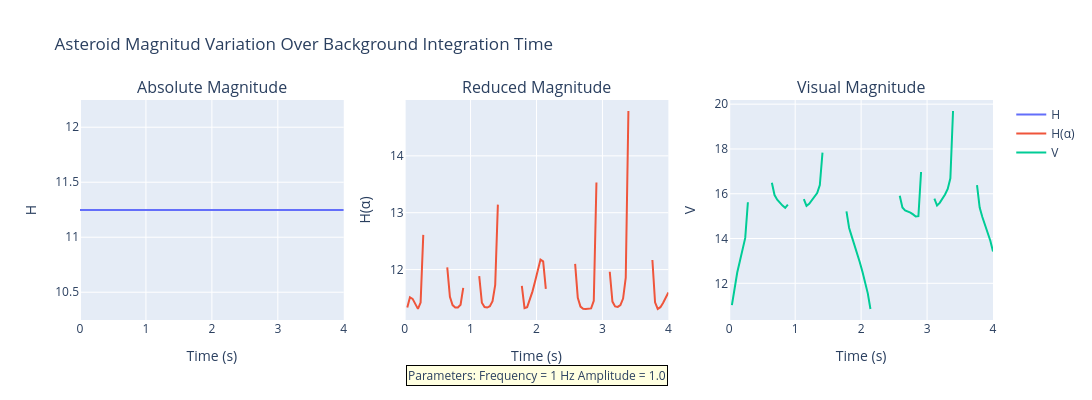

The cell this chart's notebook holds for it:
### Code cell
x = times/year
y1 = H_absolute
y2 = H_reducido
y3 = mag_visual

titles = ['Absolute Magnitude', 'Reduced Magnitude', 'Visual Magnitude']
x_labels = ['Time (s)', 'Time (s)', 'Time (s)']
y_labels = ['H', 'H(α)', 'V']

annotation_text = "Parameters:\nFrequency = 1 Hz\nAmplitude = 1.0"

fig = make_subplots(rows=1, cols=3, subplot_titles=titles)

# Agregar trazas de línea
fig.add_trace(go.Scatter(x=x, y=y1, mode='lines', name='H'), row=1, col=1)
fig.add_trace(go.Scatter(x=x, y=y2, mode='lines', name='H(α)'), row=1, col=2)
fig.add_trace(go.Scatter(x=x, y=y3, mode='lines', name='V'), row=1, col=3)

# Etiquetas de ejes
fig.update_xaxes(title_text=x_labels[0], row=1, col=1)
fig.update_xaxes(title_text=x_labels[1], row=1, col=2)
fig.update_xaxes(title_text=x_labels[2], row=1, col=3)

fig.update_yaxes(title_text=y_labels[0], row=1, col=1)
fig.update_yaxes(title_text=y_labels[1], row=1, col=2)
fig.update_yaxes(title_text=y_labels[2], row=1, col=3)

# Agregar caja de texto (annotation)
fig.add_annotation(
    text=annotation_text,
    xref="paper", yref="paper",
    x=0.5, y=-0.3,
    showarrow=False,
    align='left',
    bordercolor="black",
    borderwidth=1,
    bgcolor="lightyellow",
    font=dict(size=12)
)

fig.update_layout(
    height=400,
    width=1150,
    title_text="Asteroid Magnitud Variation Over Background Integration Time"
)

fig.show()

### Figure 1 — Plotly figure (JSON) as saved in the notebook; plotly's stock layout.template omitted (floating-point values rounded to 4 significant figures)
{"data": [{"mode": "lines", "name": "H", "type": "scatter", "x": [0.0, 0.0404, 0.08081, 0.1212, 0.1616, 0.202, 0.2424, 0.2828, 0.3232, 0.3636, 0.404, 0.4444, 0.4848, 0.5253, 0.5657, 0.6061, 0.6465, 0.6869, 0.7273, 0.7677, 0.8081, 0.8485, 0.8889, 0.9293, 0.9697, 1.01, 1.051, 1.091, 1.131, 1.172, 1.212, 1.253, 1.293, 1.333, 1.374, 1.414, 1.455, 1.495, 1.535, 1.576, 1.616, 1.657, 1.697, 1.737, 1.778, 1.818, 1.859, 1.899, 1.939, 1.98, 2.02, 2.061, 2.101, 2.141, 2.182, 2.222, 2.263, 2.303, 2.343, 2.384, 2.424, 2.465, 2.505, 2.545, 2.586, 2.626, 2.667, 2.707, 2.747, 2.788, 2.828, 2.869, 2.909, 2.949, 2.99, 3.03, 3.071, 3.111, 3.152, 3.192, 3.232, 3.273, 3.313, 3.354, 3.394, 3.434, 3.475, 3.515, 3.556, 3.596, 3.636, 3.677, 3.717, 3.758, 3.798, 3.838, 3.879, 3.919, 3.96, 4.0], "xaxis": "x", "y": [11.25, 11.25, 11.25, 11.25, 11.25, 11.25, 11.25, 11.25, 11.25, 11.25, 11.25, 11.25, 11.25, 11.25, 11.25, 11.25, 11.25, 11.25, 11.25, 11.25, 11.25, 11.25, 11.25, 11.25, 11.25, 11.25, 11.25, 11.25, 11.25, 11.25, 11.25, 11.25, 11.25, 11.25, 11.25, 11.25, 11.25, 11.25, 11.25, 11.25, 11.25, 11.25, 11.25, 11.25, 11.25, 11.25, 11.25, 11.25, 11.25, 11.25, 11.25, 11.25, 11.25, 11.25, 11.25, 11.25, 11.25, 11.25, 11.25, 11.25, 11.25, 11.25, 11.25, 11.25, 11.25, 11.25, 11.25, 11.25, 11.25, 11.25, 11.25, 11.25, 11.25, 11.25, 11.25, 11.25, 11.25, 11.25, 11.25, 11.25, 11.25, 11.25, 11.25, 11.25, 11.25, 11.25, 11.25, 11.25, 11.25, 11.25, 11.25, 11.25, 11.25, 11.25, 11.25, 11.25, 11.25, 11.25, 11.25, 11.25], "yaxis": "y"}, {"mode": "lines", "name": "H(α)", "type": "scatter", "x": [0.0, 0.0404, 0.08081, 0.1212, 0.1616, 0.202, 0.2424, 0.2828, 0.3232, 0.3636, 0.404, 0.4444, 0.4848, 0.5253, 0.5657, 0.6061, 0.6465, 0.6869, 0.7273, 0.7677, 0.8081, 0.8485, 0.8889, 0.9293, 0.9697, 1.01, 1.051, 1.091, 1.131, 1.172, 1.212, 1.253, 1.293, 1.333, 1.374, 1.414, 1.455, 1.495, 1.535, 1.576, 1.616, 1.657, 1.697, 1.737, 1.778, 1.818, 1.859, 1.899, 1.939, 1.98, 2.02, 2.061, 2.101, 2.141, 2.182, 2.222, 2.263, 2.303, 2.343, 2.384, 2.424, 2.465, 2.505, 2.545, 2.586, 2.626, 2.667, 2.707, 2.747, 2.788, 2.828, 2.869, 2.909, 2.949, 2.99, 3.03, 3.071, 3.111, 3.152, 3.192, 3.232, 3.273, 3.313, 3.354, 3.394, 3.434, 3.475, 3.515, 3.556, 3.596, 3.636, 3.677, 3.717, 3.758, 3.798, 3.838, 3.879, 3.919, 3.96, 4.0], "xaxis": "x2", "y": [NaN, 11.33, 11.51, 11.48, 11.38, 11.31, 11.42, 12.61, NaN, NaN, NaN, NaN, NaN, NaN, NaN, NaN, 12.04, 11.52, 11.38, 11.33, 11.33, 11.38, 11.68, NaN, NaN, NaN, NaN, NaN, 11.88, 11.42, 11.34, 11.33, 11.36, 11.44, 11.73, 13.14, NaN, NaN, NaN, NaN, NaN, NaN, NaN, NaN, 11.71, 11.32, 11.34, 11.46, 11.62, 11.8, 12.0, 12.18, 12.14, 11.66, NaN, NaN, NaN, NaN, NaN, NaN, NaN, NaN, NaN, NaN, 12.1, 11.5, 11.35, 11.31, 11.31, 11.31, 11.32, 11.45, 13.53, NaN, NaN, NaN, NaN, 11.96, 11.44, 11.35, 11.34, 11.38, 11.49, 11.86, 14.79, NaN, NaN, NaN, NaN, NaN, NaN, NaN, NaN, 12.17, 11.42, 11.31, 11.34, 11.41, 11.5, 11.6], "yaxis": "y2"}, {"mode": "lines", "name": "V", "type": "scatter", "x": [0.0, 0.0404, 0.08081, 0.1212, 0.1616, 0.202, 0.2424, 0.2828, 0.3232, 0.3636, 0.404, 0.4444, 0.4848, 0.5253, 0.5657, 0.6061, 0.6465, 0.6869, 0.7273, 0.7677, 0.8081, 0.8485, 0.8889, 0.9293, 0.9697, 1.01, 1.051, 1.091, 1.131, 1.172, 1.212, 1.253, 1.293, 1.333, 1.374, 1.414, 1.455, 1.495, 1.535, 1.576, 1.616, 1.657, 1.697, 1.737, 1.778, 1.818, 1.859, 1.899, 1.939, 1.98, 2.02, 2.061, 2.101, 2.141, 2.182, 2.222, 2.263, 2.303, 2.343, 2.384, 2.424, 2.465, 2.505, 2.545, 2.586, 2.626, 2.667, 2.707, 2.747, 2.788, 2.828, 2.869, 2.909, 2.949, 2.99, 3.03, 3.071, 3.111, 3.152, 3.192, 3.232, 3.273, 3.313, 3.354, 3.394, 3.434, 3.475, 3.515, 3.556, 3.596, 3.636, 3.677, 3.717, 3.758, 3.798, 3.838, 3.879, 3.919, 3.96, 4.0], "xaxis": "x3", "y": [NaN, 11.02, 11.85, 12.48, 12.99, 13.45, 14.03, 15.62, NaN, NaN, NaN, NaN, NaN, NaN, NaN, NaN, 16.49, 15.94, 15.73, 15.6, 15.47, 15.37, 15.52, NaN, NaN, NaN, NaN, NaN, 15.76, 15.46, 15.55, 15.69, 15.84, 16.03, 16.38, 17.83, NaN, NaN, NaN, NaN, NaN, NaN, NaN, NaN, 15.21, 14.47, 14.08, 13.74, 13.36, 12.94, 12.51, 12.08, 11.55, 10.85, NaN, NaN, NaN, NaN, NaN, NaN, NaN, NaN, NaN, NaN, 15.91, 15.38, 15.26, 15.21, 15.16, 15.08, 14.98, 15.0, 16.97, NaN, NaN, NaN, NaN, 15.79, 15.47, 15.59, 15.77, 15.97, 16.21, 16.69, 19.7, NaN, NaN, NaN, NaN, NaN, NaN, NaN, NaN, 16.38, 15.38, 14.96, 14.64, 14.3, 13.9, 13.42], "yaxis": "y3"}], "layout": {"annotations": [{"font": {"size": 16}, "showarrow": false, "text": "Absolute Magnitude", "x": 0.1444, "xanchor": "center", "xref": "paper", "y": 1, "yanchor": "bottom", "yref": "paper"}, {"font": {"size": 16}, "showarrow": false, "text": "Reduced Magnitude", "x": 0.5, "xanchor": "center", "xref": "paper", "y": 1, "yanchor": "bottom", "yref": "paper"}, {"font": {"size": 16}, "showarrow": false, "text": "Visual Magnitude", "x": 0.8556, "xanchor": "center", "xref": "paper", "y": 1, "yanchor": "bottom", "yref": "paper"}, {"align": "left", "bgcolor": "lightyellow", "bordercolor": "black", "borderwidth": 1, "font": {"size": 12}, "showarrow": false, "text": "Parameters:\nFrequency = 1 Hz\nAmplitude = 1.0", "x": 0.5, "xref": "paper", "y": -0.3, "yref": "paper"}], "height": 400, "title": {"text": "Asteroid Magnitud Variation Over Background Integration Time"}, "width": 1150, "xaxis": {"anchor": "y", "domain": [0, 0.2889], "title": {"text": "Time (s)"}}, "xaxis2": {"anchor": "y2", "domain": [0.3556, 0.6444], "title": {"text": "Time (s)"}}, "xaxis3": {"anchor": "y3", "domain": [0.7111, 1], "title": {"text": "Time (s)"}}, "yaxis": {"anchor": "x", "domain": [0, 1], "title": {"text": "H"}}, "yaxis2": {"anchor": "x2", "domain": [0, 1], "title": {"text": "H(α)"}}, "yaxis3": {"anchor": "x3", "domain": [0, 1], "title": {"text": "V"}}}}
